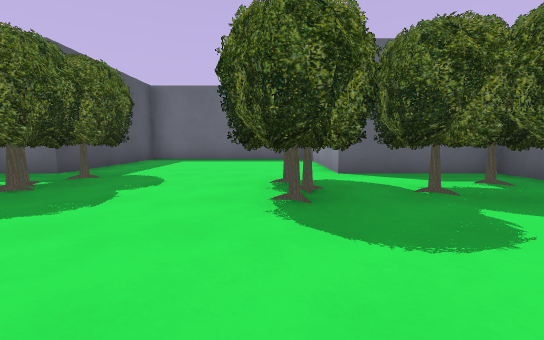
view 1 (above)

17 first-person views from a walk through a Godot game level. The camera is 1.2 m above the floor, tilts 6° down and sees 90° across. The floor is counted in squares, 2 m on a side. Each view is taken from the middle of a square. On the plan, view 1 faces up. The plan holds only what a view shows up to about 9 squares ahead; the rest is blank. Some surface patterns are stand-ins.

view 2
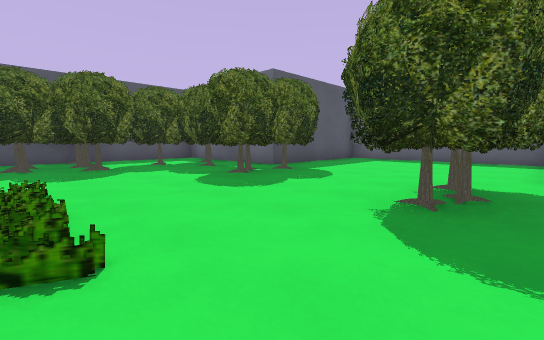

view 3
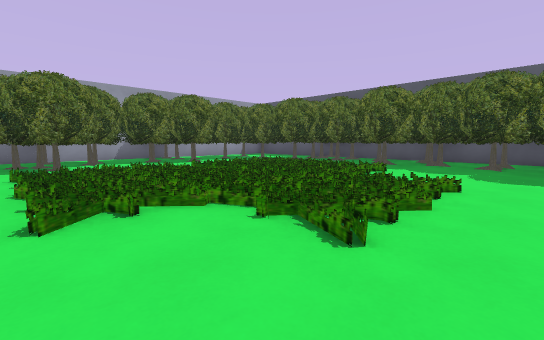

view 4
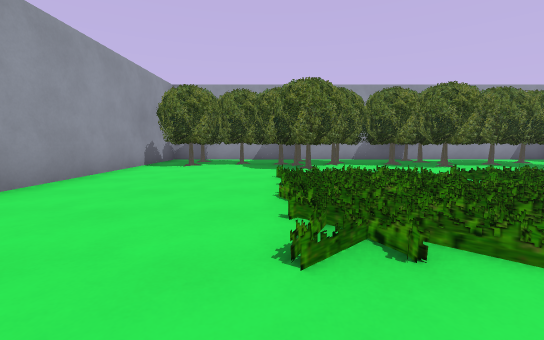

view 5
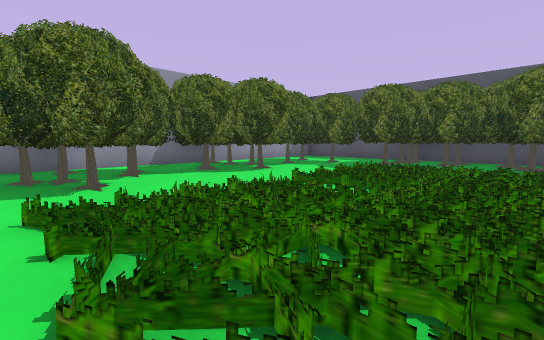

view 6
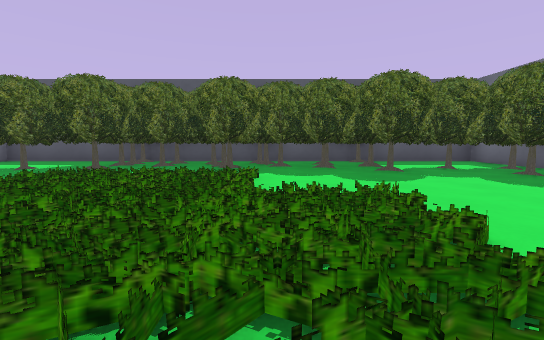

view 7
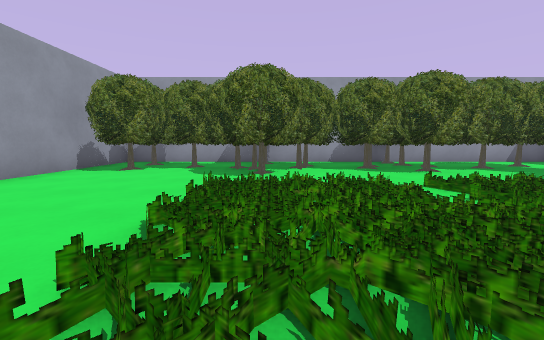

view 8
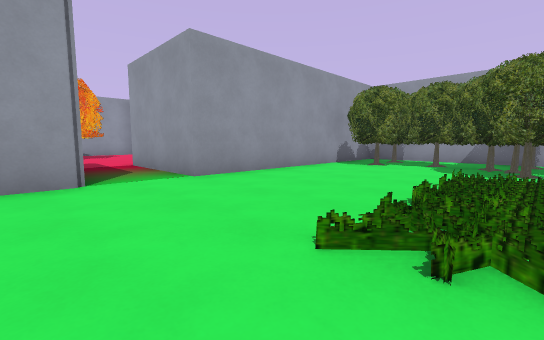

view 9
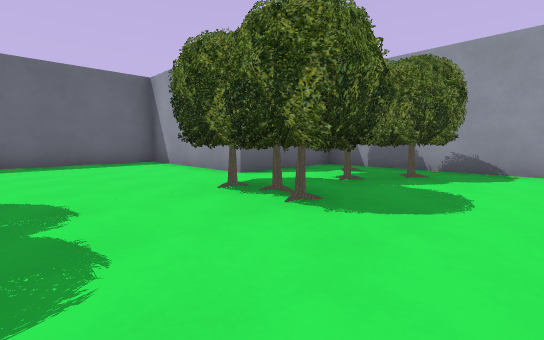

view 10
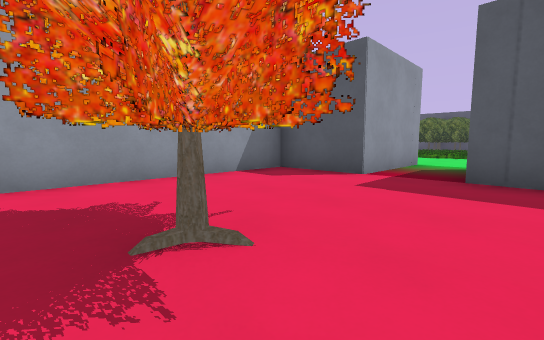

view 11
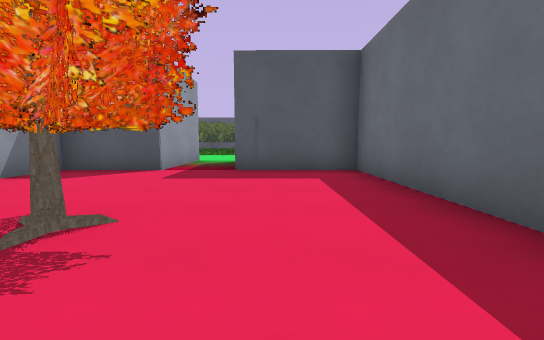

view 12
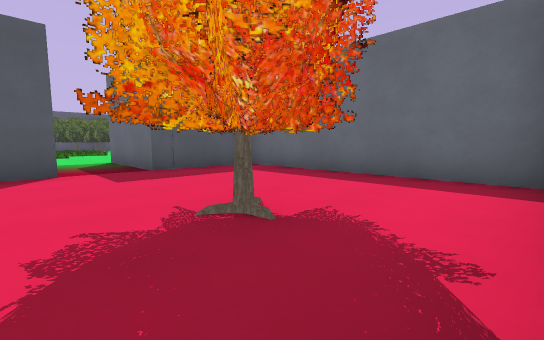

view 13
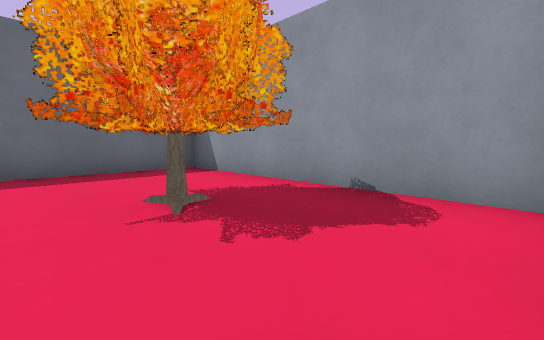

view 14
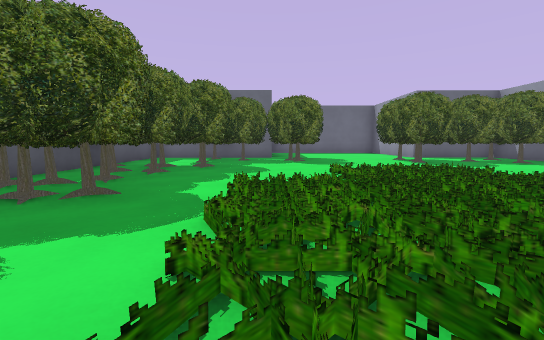

view 15
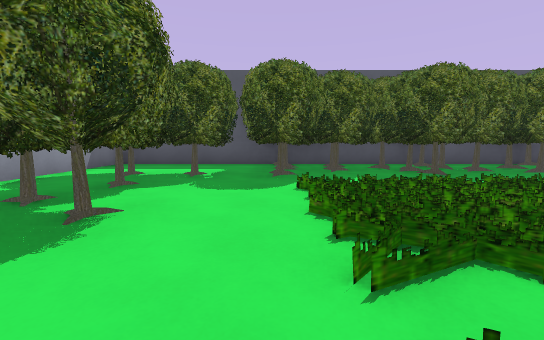

view 16
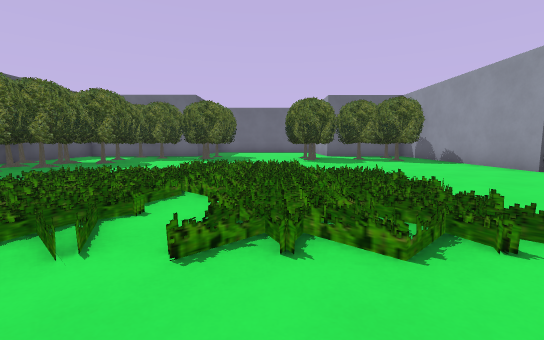

view 17
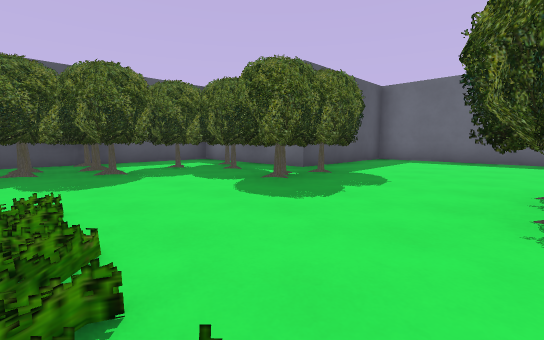

### Floor plan
Key: @ floor where view 1 was taken; # wall or solid block; . main floor; : floor 0.25 m higher than the main floor; / step, stairs or slope; T tree; H thing the floor can be seen under or through; O other object.
Columns run from 9 left of view 1 to 14 right of it. Each row starts with its distance up from view 1.
 10      #######
  9      #.....#
  8      #.....#
  7      #.....#
  6      #.....#
  5  #####T....###
  4  #TTT##..T#TT#
  3  #TTT.T..T#TT##
  2  TTT.....T..T.# ########
  1  TTTT.........# #......#
  0  TTT.....@....###......#
 -1  T#T... ../.........HH.#
 -2  T#T.   .//.........HH.#
 -3  TT.....://...###......#
 -4  TTT.....//...# #......#
 -5 OOOTT.........# ######
 -6  #TT..T..TT.T.#
 -7  #TTTTTT#TTTT.#
 -8  #TTTTO#TTOTT.#
 -9  #####O########

Positions as (right, up) in squares from view 1, and headings:
1: (0, 0), facing up
2: (1, 0), facing up-left
3: (1, 1), facing down-left
4: (1, 0), facing down
5: (1, -2), facing down-left
6: (0, -1), facing left
7: (0, -1), facing down
8: (0, 0), facing down-right
9: (-2, 1), facing up-right
10: (12, 0), facing down-left
11: (13, 0), facing left
12: (13, -3), facing up-left
13: (10, -4), facing up-right
14: (-4, -5), facing up
15: (-1, -5), facing left
16: (-1, -6), facing up
17: (0, 0), facing up-left
